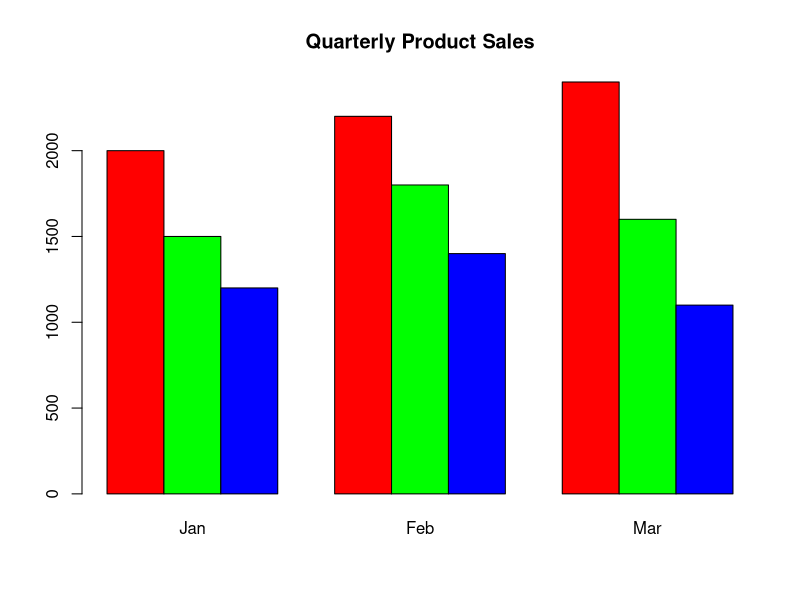
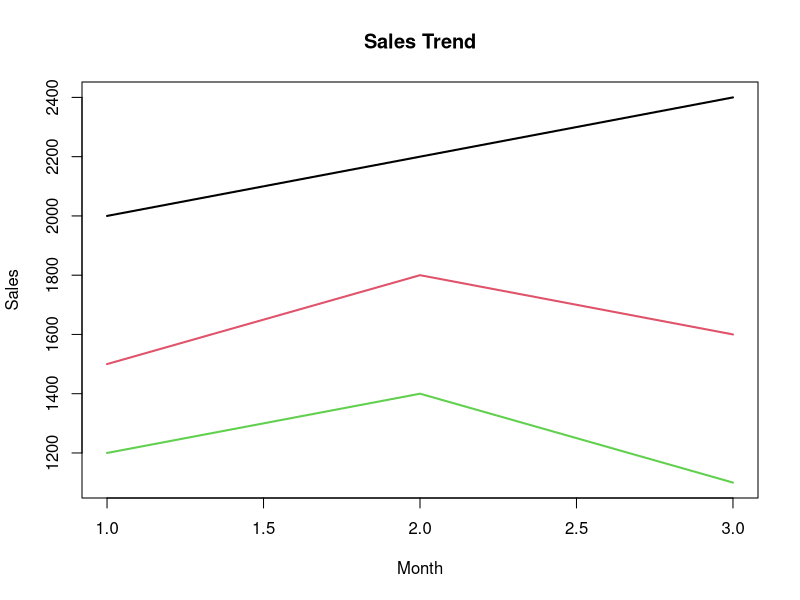

These figures' R source, in order:
# Product Sales Dataset
sales <- matrix(c(2000,2200,2400,
                  1500,1800,1600,
                  1200,1400,1100),
                nrow=3,byrow=TRUE)

colnames(sales) <- c("Jan","Feb","Mar")
rownames(sales) <- c("Product A","Product B","Product C")

# Grouped Bar Chart
barplot(sales,
        beside=TRUE,
        col=c("red","green","blue"),
        main="Quarterly Product Sales")

# Stacked Area Style Plot
matplot(t(sales),
        type="l",
        lty=1,
        lwd=2,
        main="Sales Trend",
        xlab="Month",
        ylab="Sales")

# Table
print("Monthly Sales Table")
print(sales)
